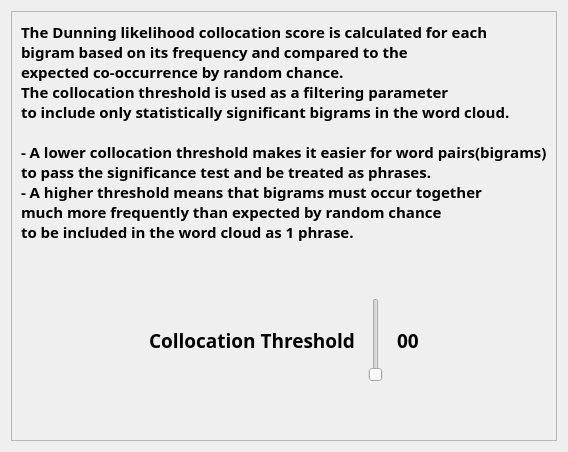
                       <widget class="QWidget" name="parameters_windowPage8">
                        <attribute name="title">
                         <string>CLC Thresh</string>
                        </attribute>
                        <layout class="QVBoxLayout" name="verticalLayout_17">
                         <item>
                          <widget class="QFrame" name="frame_12">
                           <property name="frameShape">
                            <enum>QFrame::StyledPanel</enum>
                           </property>
                           <property name="frameShadow">
                            <enum>QFrame::Raised</enum>
                           </property>
                           <layout class="QGridLayout" name="gridLayout_5">
                            <item row="1" column="0">
                             <spacer name="verticalSpacer_7">
                              <property name="orientation">
                               <enum>Qt::Vertical</enum>
                              </property>
                              <property name="sizeHint" stdset="0">
                               <size>
                                <width>20</width>
                                <height>40</height>
                               </size>
                              </property>
                             </spacer>
                            </item>
                            <item row="3" column="0">
                             <spacer name="verticalSpacer_8">
                              <property name="orientation">
                               <enum>Qt::Vertical</enum>
                              </property>
                              <property name="sizeHint" stdset="0">
                               <size>
                                <width>20</width>
                                <height>40</height>
                               </size>
                              </property>
                             </spacer>
                            </item>
                            <item row="0" column="0">
                             <widget class="QLabel" name="label_9">
                              <property name="font">
                               <font>
                                <family>IBM Plex Sans</family>
                                <pointsize>11</pointsize>
                                <bold>true</bold>
                                <kerning>true</kerning>
                               </font>
                              </property>
                              <property name="text">
                               <string>The Dunning likelihood collocation score is calculated for each
bigram based on its frequency and compared to the
expected co-occurrence by random chance.
The collocation threshold is used as a filtering parameter
to include only statistically significant bigrams in the word cloud.

- A lower collocation threshold makes it easier for word pairs(bigrams)
to pass the significance test and be treated as phrases.
- A higher threshold means that bigrams must occur together
much more frequently than expected by random chance
to be included in the word cloud as 1 phrase.</string>
                              </property>
                             </widget>
                            </item>
                            <item row="2" column="0">
                             <widget class="QFrame" name="">
                              <layout class="QHBoxLayout" name="horizontalLayout_20">
                               <item>
                                <spacer name="horizontalSpacer_12">
                                 <property name="orientation">
                                  <enum>Qt::Horizontal</enum>
                                 </property>
                                 <property name="sizeHint" stdset="0">
                                  <size>
                                   <width>40</width>
                                   <height>20</height>
                                  </size>
                                 </property>
                                </spacer>
                               </item>
                               <item>
                                <widget class="QLabel" name="label_collocations_thresh">
                                 <property name="font">
                                  <font>
                                   <family>Play</family>
                                   <pointsize>14</pointsize>
                                   <bold>true</bold>
                                   <kerning>true</kerning>
                                  </font>
                                 </property>
                                 <property name="text">
                                  <string>Collocation Threshold</string>
                                 </property>
                                </widget>
                               </item>
                               <item>
                                <widget class="QSlider" name="collocations_thresh_slider">
                                 <property name="enabled">
                                  <bool>true</bool>
                                 </property>
                                 <property name="minimumSize">
                                  <size>
                                   <width>30</width>
                                   <height>0</height>
                                  </size>
                                 </property>
                                 <property name="maximumSize">
                                  <size>
                                   <width>30</width>
                                   <height>16777215</height>
                                  </size>
                                 </property>
                                 <property name="minimum">
                                  <number>0</number>
                                 </property>
                                 <property name="maximum">
                                  <number>100</number>
                                 </property>
                                 <property name="pageStep">
                                  <number>1</number>
                                 </property>
                                 <property name="orientation">
                                  <enum>Qt::Vertical</enum>
                                 </property>
                                </widget>
                               </item>
                               <item>
                                <widget class="QLabel" name="collocation_thresh_slider_label">
                                 <property name="maximumSize">
                                  <size>
                                   <width>50</width>
                                   <height>50</height>
                                  </size>
                                 </property>
                                 <property name="font">
                                  <font>
                                   <family>Montserrat</family>
                                   <pointsize>14</pointsize>
                                   <bold>true</bold>
                                   <kerning>true</kerning>
                                  </font>
                                 </property>
                                 <property name="text">
                                  <string>00</string>
                                 </property>
                                </widget>
                               </item>
                               <item>
                                <spacer name="horizontalSpacer_13">
                                 <property name="orientation">
                                  <enum>Qt::Horizontal</enum>
                                 </property>
                                 <property name="sizeHint" stdset="0">
                                  <size>
                                   <width>40</width>
                                   <height>20</height>
                                  </size>
                                 </property>
                                </spacer>
                               </item>
                              </layout>
                             </widget>
                            </item>
                           </layout>
                          </widget>
                         </item>
                        </layout>
                       </widget>
